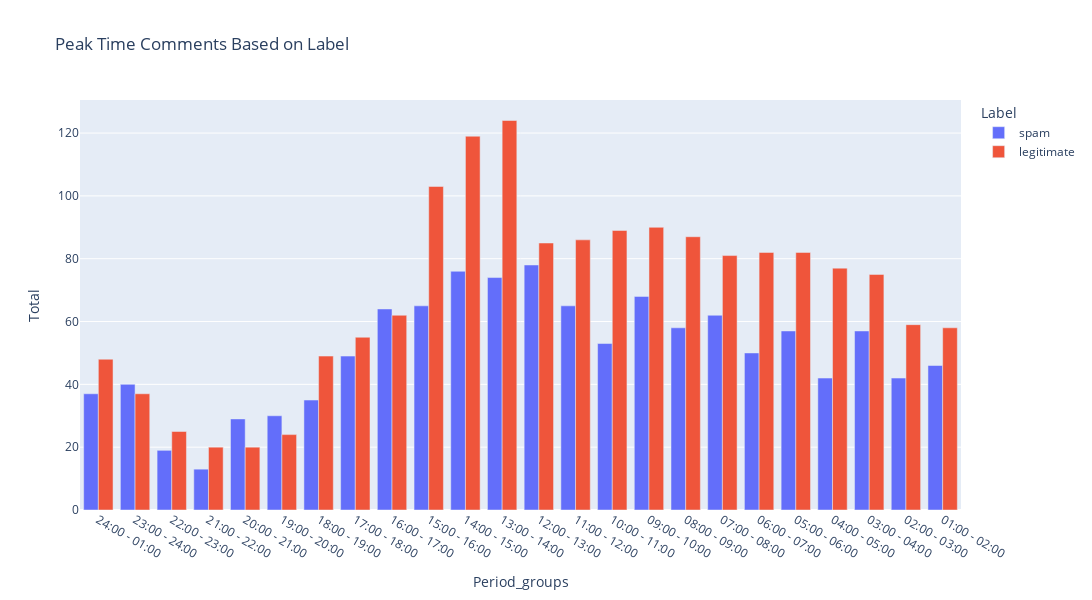

Notebook cell for this chart:
### Code cell
LabelTime = LabelTime.rename(columns={'counts':'Total'})
fig2 = px.bar(LabelTime, x='Period_groups', y='Total', 
              color='Label', title = 'Peak Time Comments Based on Label', barmode="group", width=1200, height=600)
fig2.show()

### Figure 1 — Plotly figure (JSON) as saved in the notebook; plotly's stock layout.template omitted (floating-point values rounded to 4 significant figures)
{"data": [{"alignmentgroup": "True", "hovertemplate": "Label=spam<br>Period_groups=%{x}<br>Total=%{y}<extra></extra>", "legendgroup": "spam", "marker": {"color": "#636efa", "pattern": {"shape": ""}}, "name": "spam", "offsetgroup": "spam", "orientation": "v", "showlegend": true, "textposition": "auto", "type": "bar", "x": ["24:00 - 01:00", "23:00 - 24:00", "22:00 - 23:00", "21:00 - 22:00", "20:00 - 21:00", "19:00 - 20:00", "18:00 - 19:00", "17:00 - 18:00", "16:00 - 17:00", "15:00 - 16:00", "14:00 - 15:00", "13:00 - 14:00", "12:00 - 13:00", "11:00 - 12:00", "10:00 - 11:00 ", "09:00 - 10:00 ", "08:00 - 09:00 ", "07:00 - 08:00 ", "06:00 - 07:00 ", "05:00 - 06:00 ", "04:00 - 05:00", "03:00 - 04:00", "02:00 - 03:00 ", "01:00 - 02:00 "], "xaxis": "x", "y": [37, 40, 19, 13, 29, 30, 35, 49, 64, 65, 76, 74, 78, 65, 53, 68, 58, 62, 50, 57, 42, 57, 42, 46], "yaxis": "y"}, {"alignmentgroup": "True", "hovertemplate": "Label=legitimate<br>Period_groups=%{x}<br>Total=%{y}<extra></extra>", "legendgroup": "legitimate", "marker": {"color": "#EF553B", "pattern": {"shape": ""}}, "name": "legitimate", "offsetgroup": "legitimate", "orientation": "v", "showlegend": true, "textposition": "auto", "type": "bar", "x": ["24:00 - 01:00", "23:00 - 24:00", "22:00 - 23:00", "21:00 - 22:00", "20:00 - 21:00", "19:00 - 20:00", "18:00 - 19:00", "17:00 - 18:00", "16:00 - 17:00", "15:00 - 16:00", "14:00 - 15:00", "13:00 - 14:00", "12:00 - 13:00", "11:00 - 12:00", "10:00 - 11:00 ", "09:00 - 10:00 ", "08:00 - 09:00 ", "07:00 - 08:00 ", "06:00 - 07:00 ", "05:00 - 06:00 ", "04:00 - 05:00", "03:00 - 04:00", "02:00 - 03:00 ", "01:00 - 02:00 "], "xaxis": "x", "y": [48, 37, 25, 20, 20, 24, 49, 55, 62, 103, 119, 124, 85, 86, 89, 90, 87, 81, 82, 82, 77, 75, 59, 58], "yaxis": "y"}], "layout": {"barmode": "group", "height": 600, "legend": {"title": {"text": "Label"}, "tracegroupgap": 0}, "title": {"text": "Peak Time Comments Based on Label"}, "width": 1200, "xaxis": {"anchor": "y", "domain": [0, 1], "title": {"text": "Period_groups"}}, "yaxis": {"anchor": "x", "domain": [0, 1], "title": {"text": "Total"}}}}
